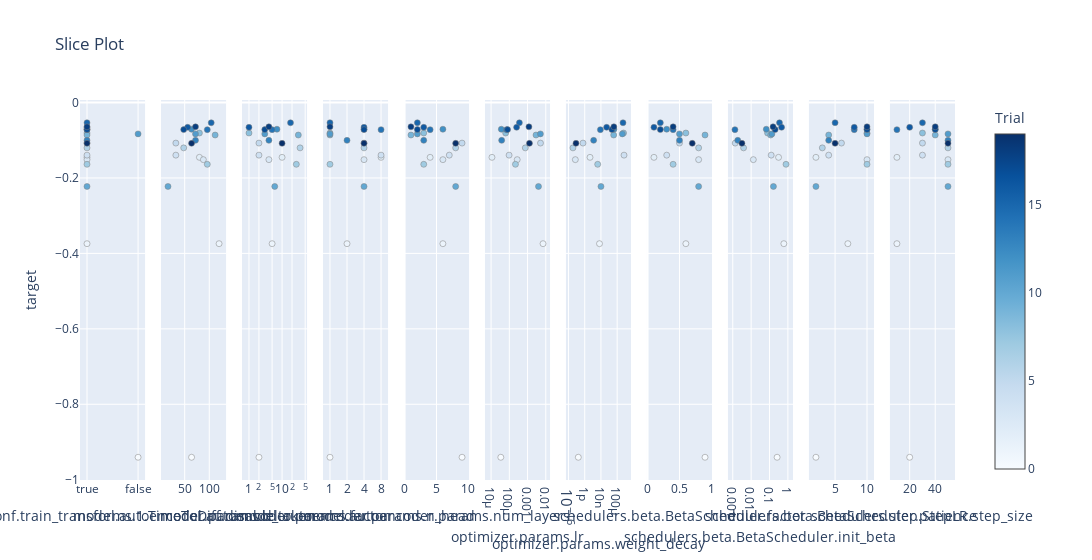

The code cell stored with this chart in its notebook:
### Code cell
# fig = optuna.visualization.plot_parallel_coordinate(plotted_study, target=target, target_name=target_name, params=['model.encoder.params.pooling', 'pretrain_model.encoder.params.pooling',])
# fig = optuna.visualization.plot_contour(study, target=target, target_name=target_name, params=params+not_imp)
fig = optuna.visualization.plot_slice(study, target=target, target_name=target_name)#, params=["model.encoder.params.num_layers"] )
# fig = optuna.visualization.plot_optimization_history(study, target=target, target_name=target_name, error_bar=False)
# targets = lambda t: (t.params["schedulers.beta.BetaScheduler.factor"], t.user_attrs["test_Reconstruction overall_mean"])
# target_names = ["memory_after_mean", "test_Reconstruction overall_mean"]
# fig = optuna.visualization.plot_pareto_front(study, targets=targets, target_names=target_names)
fig

### Figure 1 — Plotly figure (JSON) as saved in the notebook; plotly's stock layout.template omitted (floating-point values rounded to 4 significant figures)
{"data": [{"marker": {"color": [0, 1, 2, 3, 4, 5, 6, 7, 8, 9, 10, 11, 12, 13, 14, 15, 16, 17, 18, 19], "colorbar": {"title": {"text": "Trial"}, "x": 1, "xpad": 40}, "colorscale": [[0, "rgb(247,251,255)"], [0.125, "rgb(222,235,247)"], [0.25, "rgb(198,219,239)"], [0.375, "rgb(158,202,225)"], [0.5, "rgb(107,174,214)"], [0.625, "rgb(66,146,198)"], [0.75, "rgb(33,113,181)"], [0.875, "rgb(8,81,156)"], [1, "rgb(8,48,107)"]], "line": {"color": "Grey", "width": 0.5}, "showscale": true}, "mode": "markers", "name": "Feasible Trial", "showlegend": false, "type": "scatter", "x": [false, true, true, true, true, true, true, true, true, true, true, false, true, true, true, true, true, true, true, true], "xaxis": "x", "y": [-0.9404, -0.3743, -0.1453, -0.1515, -0.1396, -0.1076, -0.1202, -0.1638, -0.08092, -0.08618, -0.2226, -0.08316, -0.07083, -0.1003, -0.07196, -0.05366, -0.06575, -0.07186, -0.06444, -0.1082], "yaxis": "y"}, {"marker": {"color": [0, 1, 2, 3, 4, 5, 6, 7, 8, 9, 10, 11, 12, 13, 14, 15, 16, 17, 18, 19], "colorbar": {"title": {"text": "Trial"}, "x": 1, "xpad": 40}, "colorscale": [[0, "rgb(247,251,255)"], [0.125, "rgb(222,235,247)"], [0.25, "rgb(198,219,239)"], [0.375, "rgb(158,202,225)"], [0.5, "rgb(107,174,214)"], [0.625, "rgb(66,146,198)"], [0.75, "rgb(33,113,181)"], [0.875, "rgb(8,81,156)"], [1, "rgb(8,48,107)"]], "line": {"color": "Grey", "width": 0.5}, "showscale": false}, "mode": "markers", "name": "Feasible Trial", "showlegend": false, "type": "scatter", "x": [64, 120, 80, 88, 32, 32, 48, 96, 80, 112, 16, 72, 64, 72, 96, 104, 56, 48, 72, 64], "xaxis": "x2", "y": [-0.9404, -0.3743, -0.1453, -0.1515, -0.1396, -0.1076, -0.1202, -0.1638, -0.08092, -0.08618, -0.2226, -0.08316, -0.07083, -0.1003, -0.07196, -0.05366, -0.06575, -0.07186, -0.06444, -0.1082], "yaxis": "y2"}, {"marker": {"color": [0, 1, 2, 3, 4, 5, 6, 7, 8, 9, 10, 11, 12, 13, 14, 15, 16, 17, 18, 19], "colorbar": {"title": {"text": "Trial"}, "x": 1, "xpad": 40}, "colorscale": [[0, "rgb(247,251,255)"], [0.125, "rgb(222,235,247)"], [0.25, "rgb(198,219,239)"], [0.375, "rgb(158,202,225)"], [0.5, "rgb(107,174,214)"], [0.625, "rgb(66,146,198)"], [0.75, "rgb(33,113,181)"], [0.875, "rgb(8,81,156)"], [1, "rgb(8,48,107)"]], "line": {"color": "Grey", "width": 0.5}, "showscale": false}, "mode": "markers", "name": "Feasible Trial", "showlegend": false, "type": "scatter", "x": [2, 5, 10, 4, 2, 2, 35, 27, 1, 31, 6, 3, 7, 4, 5, 18, 1, 3, 4, 10], "xaxis": "x3", "y": [-0.9404, -0.3743, -0.1453, -0.1515, -0.1396, -0.1076, -0.1202, -0.1638, -0.08092, -0.08618, -0.2226, -0.08316, -0.07083, -0.1003, -0.07196, -0.05366, -0.06575, -0.07186, -0.06444, -0.1082], "yaxis": "y3"}, {"marker": {"color": [0, 1, 2, 3, 4, 5, 6, 7, 8, 9, 10, 11, 12, 13, 14, 15, 16, 17, 18, 19], "colorbar": {"title": {"text": "Trial"}, "x": 1, "xpad": 40}, "colorscale": [[0, "rgb(247,251,255)"], [0.125, "rgb(222,235,247)"], [0.25, "rgb(198,219,239)"], [0.375, "rgb(158,202,225)"], [0.5, "rgb(107,174,214)"], [0.625, "rgb(66,146,198)"], [0.75, "rgb(33,113,181)"], [0.875, "rgb(8,81,156)"], [1, "rgb(8,48,107)"]], "line": {"color": "Grey", "width": 0.5}, "showscale": false}, "mode": "markers", "name": "Feasible Trial", "showlegend": false, "type": "scatter", "x": [1, 2, 8, 4, 8, 4, 4, 1, 1, 1, 4, 1, 4, 2, 8, 1, 4, 4, 1, 4], "xaxis": "x4", "y": [-0.9404, -0.3743, -0.1453, -0.1515, -0.1396, -0.1076, -0.1202, -0.1638, -0.08092, -0.08618, -0.2226, -0.08316, -0.07083, -0.1003, -0.07196, -0.05366, -0.06575, -0.07186, -0.06444, -0.1082], "yaxis": "y4"}, {"marker": {"color": [0, 1, 2, 3, 4, 5, 6, 7, 8, 9, 10, 11, 12, 13, 14, 15, 16, 17, 18, 19], "colorbar": {"title": {"text": "Trial"}, "x": 1, "xpad": 40}, "colorscale": [[0, "rgb(247,251,255)"], [0.125, "rgb(222,235,247)"], [0.25, "rgb(198,219,239)"], [0.375, "rgb(158,202,225)"], [0.5, "rgb(107,174,214)"], [0.625, "rgb(66,146,198)"], [0.75, "rgb(33,113,181)"], [0.875, "rgb(8,81,156)"], [1, "rgb(8,48,107)"]], "line": {"color": "Grey", "width": 0.5}, "showscale": false}, "mode": "markers", "name": "Feasible Trial", "showlegend": false, "type": "scatter", "x": [9, 6, 4, 6, 7, 9, 8, 3, 3, 1, 8, 2, 6, 3, 4, 2, 3, 2, 1, 8], "xaxis": "x5", "y": [-0.9404, -0.3743, -0.1453, -0.1515, -0.1396, -0.1076, -0.1202, -0.1638, -0.08092, -0.08618, -0.2226, -0.08316, -0.07083, -0.1003, -0.07196, -0.05366, -0.06575, -0.07186, -0.06444, -0.1082], "yaxis": "y5"}, {"marker": {"color": [0, 1, 2, 3, 4, 5, 6, 7, 8, 9, 10, 11, 12, 13, 14, 15, 16, 17, 18, 19], "colorbar": {"title": {"text": "Trial"}, "x": 1, "xpad": 40}, "colorscale": [[0, "rgb(247,251,255)"], [0.125, "rgb(222,235,247)"], [0.25, "rgb(198,219,239)"], [0.375, "rgb(158,202,225)"], [0.5, "rgb(107,174,214)"], [0.625, "rgb(66,146,198)"], [0.75, "rgb(33,113,181)"], [0.875, "rgb(8,81,156)"], [1, "rgb(8,48,107)"]], "line": {"color": "Grey", "width": 0.5}, "showscale": false}, "mode": "markers", "name": "Feasible Trial", "showlegend": false, "type": "scatter", "x": [3.411e-05, 0.007074, 1.117e-05, 0.0002713, 9.718e-05, 0.005128, 0.0007525, 0.0002171, 6.294e-05, 0.002905, 0.003982, 0.005082, 3.651e-05, 3.805e-05, 7.05e-05, 0.0003563, 0.0002512, 8.045e-05, 0.00119, 0.001275], "xaxis": "x6", "y": [-0.9404, -0.3743, -0.1453, -0.1515, -0.1396, -0.1076, -0.1202, -0.1638, -0.08092, -0.08618, -0.2226, -0.08316, -0.07083, -0.1003, -0.07196, -0.05366, -0.06575, -0.07186, -0.06444, -0.1082], "yaxis": "y6"}, {"marker": {"color": [0, 1, 2, 3, 4, 5, 6, 7, 8, 9, 10, 11, 12, 13, 14, 15, 16, 17, 18, 19], "colorbar": {"title": {"text": "Trial"}, "x": 1, "xpad": 40}, "colorscale": [[0, "rgb(247,251,255)"], [0.125, "rgb(222,235,247)"], [0.25, "rgb(198,219,239)"], [0.375, "rgb(158,202,225)"], [0.5, "rgb(107,174,214)"], [0.625, "rgb(66,146,198)"], [0.75, "rgb(33,113,181)"], [0.875, "rgb(8,81,156)"], [1, "rgb(8,48,107)"]], "line": {"color": "Grey", "width": 0.5}, "showscale": false}, "mode": "markers", "name": "Feasible Trial", "showlegend": false, "type": "scatter", "x": [2.638e-14, 4.438e-09, 2.013e-11, 4.876e-15, 0.004893, 3.793e-13, 1.26e-15, 1.571e-09, 0.003698, 1.364e-05, 1.012e-08, 0.001871, 1.639e-05, 1.584e-10, 7.296e-09, 0.002709, 2.531e-07, 5.062e-06, 1.532e-05, 7.073e-15], "xaxis": "x7", "y": [-0.9404, -0.3743, -0.1453, -0.1515, -0.1396, -0.1076, -0.1202, -0.1638, -0.08092, -0.08618, -0.2226, -0.08316, -0.07083, -0.1003, -0.07196, -0.05366, -0.06575, -0.07186, -0.06444, -0.1082], "yaxis": "y7"}, {"marker": {"color": [0, 1, 2, 3, 4, 5, 6, 7, 8, 9, 10, 11, 12, 13, 14, 15, 16, 17, 18, 19], "colorbar": {"title": {"text": "Trial"}, "x": 1, "xpad": 40}, "colorscale": [[0, "rgb(247,251,255)"], [0.125, "rgb(222,235,247)"], [0.25, "rgb(198,219,239)"], [0.375, "rgb(158,202,225)"], [0.5, "rgb(107,174,214)"], [0.625, "rgb(66,146,198)"], [0.75, "rgb(33,113,181)"], [0.875, "rgb(8,81,156)"], [1, "rgb(8,48,107)"]], "line": {"color": "Grey", "width": 0.5}, "showscale": false}, "mode": "markers", "name": "Feasible Trial", "showlegend": false, "type": "scatter", "x": [0.9, 0.6, 0.1, 0.8, 0.3, 0.5, 0.8, 0.4, 0.6, 0.9, 0.8, 0.5, 0.3, 0.5, 0.4, 0.2, 0.1, 0.2, 0.4, 0.7], "xaxis": "x8", "y": [-0.9404, -0.3743, -0.1453, -0.1515, -0.1396, -0.1076, -0.1202, -0.1638, -0.08092, -0.08618, -0.2226, -0.08316, -0.07083, -0.1003, -0.07196, -0.05366, -0.06575, -0.07186, -0.06444, -0.1082], "yaxis": "y8"}, {"marker": {"color": [0, 1, 2, 3, 4, 5, 6, 7, 8, 9, 10, 11, 12, 13, 14, 15, 16, 17, 18, 19], "colorbar": {"title": {"text": "Trial"}, "x": 1, "xpad": 40}, "colorscale": [[0, "rgb(247,251,255)"], [0.125, "rgb(222,235,247)"], [0.25, "rgb(198,219,239)"], [0.375, "rgb(158,202,225)"], [0.5, "rgb(107,174,214)"], [0.625, "rgb(66,146,198)"], [0.75, "rgb(33,113,181)"], [0.875, "rgb(8,81,156)"], [1, "rgb(8,48,107)"]], "line": {"color": "Grey", "width": 0.5}, "showscale": false}, "mode": "markers", "name": "Feasible Trial", "showlegend": false, "type": "scatter", "x": [0.2583, 0.6017, 0.3101, 0.01314, 0.123, 0.001361, 0.003871, 0.7899, 0.07835, 0.1151, 0.1636, 0.1351, 0.06675, 0.00186, 0.001313, 0.3484, 0.4536, 0.2017, 0.1554, 0.003162], "xaxis": "x9", "y": [-0.9404, -0.3743, -0.1453, -0.1515, -0.1396, -0.1076, -0.1202, -0.1638, -0.08092, -0.08618, -0.2226, -0.08316, -0.07083, -0.1003, -0.07196, -0.05366, -0.06575, -0.07186, -0.06444, -0.1082], "yaxis": "y9"}, {"marker": {"color": [0, 1, 2, 3, 4, 5, 6, 7, 8, 9, 10, 11, 12, 13, 14, 15, 16, 17, 18, 19], "colorbar": {"title": {"text": "Trial"}, "x": 1, "xpad": 40}, "colorscale": [[0, "rgb(247,251,255)"], [0.125, "rgb(222,235,247)"], [0.25, "rgb(198,219,239)"], [0.375, "rgb(158,202,225)"], [0.5, "rgb(107,174,214)"], [0.625, "rgb(66,146,198)"], [0.75, "rgb(33,113,181)"], [0.875, "rgb(8,81,156)"], [1, "rgb(8,48,107)"]], "line": {"color": "Grey", "width": 0.5}, "showscale": false}, "mode": "markers", "name": "Feasible Trial", "showlegend": false, "type": "scatter", "x": [2, 7, 2, 10, 4, 6, 3, 10, 10, 4, 2, 10, 10, 4, 8, 5, 8, 10, 10, 5], "xaxis": "x10", "y": [-0.9404, -0.3743, -0.1453, -0.1515, -0.1396, -0.1076, -0.1202, -0.1638, -0.08092, -0.08618, -0.2226, -0.08316, -0.07083, -0.1003, -0.07196, -0.05366, -0.06575, -0.07186, -0.06444, -0.1082], "yaxis": "y10"}, {"marker": {"color": [0, 1, 2, 3, 4, 5, 6, 7, 8, 9, 10, 11, 12, 13, 14, 15, 16, 17, 18, 19], "colorbar": {"title": {"text": "Trial"}, "x": 1, "xpad": 40}, "colorscale": [[0, "rgb(247,251,255)"], [0.125, "rgb(222,235,247)"], [0.25, "rgb(198,219,239)"], [0.375, "rgb(158,202,225)"], [0.5, "rgb(107,174,214)"], [0.625, "rgb(66,146,198)"], [0.75, "rgb(33,113,181)"], [0.875, "rgb(8,81,156)"], [1, "rgb(8,48,107)"]], "line": {"color": "Grey", "width": 0.5}, "showscale": false}, "mode": "markers", "name": "Feasible Trial", "showlegend": false, "type": "scatter", "x": [20, 10, 10, 50, 30, 30, 50, 50, 30, 40, 50, 50, 40, 50, 10, 30, 20, 40, 40, 50], "xaxis": "x11", "y": [-0.9404, -0.3743, -0.1453, -0.1515, -0.1396, -0.1076, -0.1202, -0.1638, -0.08092, -0.08618, -0.2226, -0.08316, -0.07083, -0.1003, -0.07196, -0.05366, -0.06575, -0.07186, -0.06444, -0.1082], "yaxis": "y11"}], "layout": {"title": {"text": "Slice Plot"}, "width": 3300, "xaxis": {"anchor": "y", "categoryarray": [true, false], "categoryorder": "array", "domain": [0, 0.07438], "title": {"text": "data_conf.train_transforms.1.TimeToDiff.disable"}, "type": "category"}, "xaxis10": {"anchor": "y10", "domain": [0.8331, 0.9074], "title": {"text": "schedulers.beta.BetaScheduler.patience"}}, "xaxis11": {"anchor": "y11", "domain": [0.9256, 1.0], "title": {"text": "schedulers.step.StepLR.step_size"}}, "xaxis2": {"anchor": "y2", "domain": [0.09256, 0.1669], "title": {"text": "model.autoencoder.params.d_token"}}, "xaxis3": {"anchor": "y3", "domain": [0.1851, 0.2595], "title": {"text": "model.autoencoder.params.factor"}, "type": "log"}, "xaxis4": {"anchor": "y4", "categoryarray": [1, 2, 4, 8], "categoryorder": "array", "domain": [0.2777, 0.3521], "title": {"text": "model.autoencoder.params.n_head"}, "type": "category"}, "xaxis5": {"anchor": "y5", "domain": [0.3702, 0.4446], "title": {"text": "model.autoencoder.params.num_layers"}}, "xaxis6": {"anchor": "y6", "domain": [0.4628, 0.5372], "title": {"text": "optimizer.params.lr"}, "type": "log"}, "xaxis7": {"anchor": "y7", "domain": [0.5554, 0.6298], "title": {"text": "optimizer.params.weight_decay"}, "type": "log"}, "xaxis8": {"anchor": "y8", "domain": [0.6479, 0.7223], "title": {"text": "schedulers.beta.BetaScheduler.factor"}}, "xaxis9": {"anchor": "y9", "domain": [0.7405, 0.8149], "title": {"text": "schedulers.beta.BetaScheduler.init_beta"}, "type": "log"}, "yaxis": {"anchor": "x", "domain": [0, 1], "title": {"text": "target"}}, "yaxis10": {"anchor": "x10", "domain": [0, 1], "matches": "y", "showticklabels": false}, "yaxis11": {"anchor": "x11", "domain": [0, 1], "matches": "y", "showticklabels": false}, "yaxis2": {"anchor": "x2", "domain": [0, 1], "matches": "y", "showticklabels": false}, "yaxis3": {"anchor": "x3", "domain": [0, 1], "matches": "y", "showticklabels": false}, "yaxis4": {"anchor": "x4", "domain": [0, 1], "matches": "y", "showticklabels": false}, "yaxis5": {"anchor": "x5", "domain": [0, 1], "matches": "y", "showticklabels": false}, "yaxis6": {"anchor": "x6", "domain": [0, 1], "matches": "y", "showticklabels": false}, "yaxis7": {"anchor": "x7", "domain": [0, 1], "matches": "y", "showticklabels": false}, "yaxis8": {"anchor": "x8", "domain": [0, 1], "matches": "y", "showticklabels": false}, "yaxis9": {"anchor": "x9", "domain": [0, 1], "matches": "y", "showticklabels": false}}}
